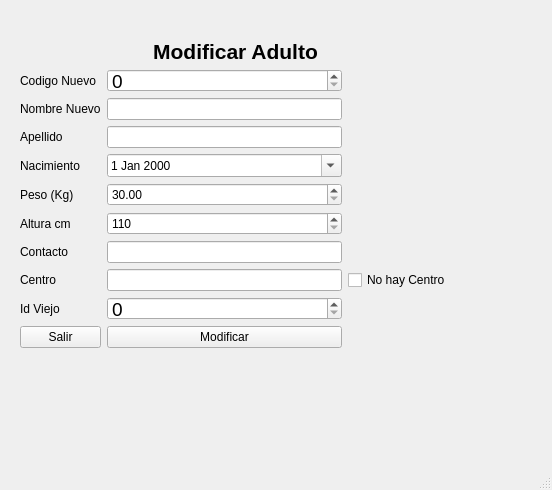
<?xml version="1.0" encoding="UTF-8"?>
<ui version="4.0">
 <class>ModificarAdulto</class>
 <widget class="QMainWindow" name="ModificarAdulto">
  <property name="geometry">
   <rect>
    <x>0</x>
    <y>0</y>
    <width>552</width>
    <height>490</height>
   </rect>
  </property>
  <property name="windowTitle">
   <string>MainWindow</string>
  </property>
  <widget class="QWidget" name="centralwidget">
   <widget class="QWidget" name="layoutWidget">
    <property name="geometry">
     <rect>
      <x>20</x>
      <y>40</y>
      <width>431</width>
      <height>308</height>
     </rect>
    </property>
    <layout class="QGridLayout" name="gridLayout">
     <item row="3" column="1">
      <widget class="QLineEdit" name="Nombre">
       <property name="maxLength">
        <number>30</number>
       </property>
      </widget>
     </item>
     <item row="0" column="0" colspan="3">
      <widget class="QLabel" name="LTitulo">
       <property name="minimumSize">
        <size>
         <width>100</width>
         <height>0</height>
        </size>
       </property>
       <property name="font">
        <font>
         <pointsize>16</pointsize>
         <weight>75</weight>
         <bold>true</bold>
        </font>
       </property>
       <property name="text">
        <string>Modificar Adulto</string>
       </property>
       <property name="alignment">
        <set>Qt::AlignCenter</set>
       </property>
      </widget>
     </item>
     <item row="11" column="0">
      <widget class="QPushButton" name="PBSalir">
       <property name="text">
        <string>Salir</string>
       </property>
      </widget>
     </item>
     <item row="5" column="0">
      <widget class="QLabel" name="label_4">
       <property name="styleSheet">
        <string notr="true">font: 75 12pt &quot;MS Shell Dlg 2&quot;;</string>
       </property>
       <property name="text">
        <string>Nacimiento</string>
       </property>
      </widget>
     </item>
     <item row="1" column="1">
      <widget class="QSpinBox" name="SBCodigo">
       <property name="font">
        <font>
         <pointsize>14</pointsize>
        </font>
       </property>
       <property name="maximum">
        <number>999999999</number>
       </property>
      </widget>
     </item>
     <item row="10" column="0">
      <widget class="QLabel" name="label_9">
       <property name="styleSheet">
        <string notr="true">font: 75 12pt &quot;MS Shell Dlg 2&quot;;</string>
       </property>
       <property name="text">
        <string>Id Viejo</string>
       </property>
      </widget>
     </item>
     <item row="11" column="1">
      <widget class="QPushButton" name="PBAgregar">
       <property name="text">
        <string>Modificar</string>
       </property>
      </widget>
     </item>
     <item row="6" column="1">
      <widget class="QDoubleSpinBox" name="DSBP">
       <property name="minimum">
        <double>30.000000000000000</double>
       </property>
       <property name="maximum">
        <double>500.000000000000000</double>
       </property>
       <property name="singleStep">
        <double>5.000000000000000</double>
       </property>
      </widget>
     </item>
     <item row="7" column="1">
      <widget class="QSpinBox" name="SBA">
       <property name="minimum">
        <number>110</number>
       </property>
       <property name="maximum">
        <number>240</number>
       </property>
      </widget>
     </item>
     <item row="1" column="0">
      <widget class="QLabel" name="label">
       <property name="styleSheet">
        <string notr="true">font: 75 12pt &quot;MS Shell Dlg 2&quot;;</string>
       </property>
       <property name="text">
        <string>Codigo Nuevo</string>
       </property>
      </widget>
     </item>
     <item row="4" column="0">
      <widget class="QLabel" name="label_3">
       <property name="styleSheet">
        <string notr="true">font: 75 12pt &quot;MS Shell Dlg 2&quot;;</string>
       </property>
       <property name="text">
        <string>Apellido</string>
       </property>
      </widget>
     </item>
     <item row="8" column="1">
      <widget class="QLineEdit" name="LC">
       <property name="maxLength">
        <number>15</number>
       </property>
      </widget>
     </item>
     <item row="7" column="0">
      <widget class="QLabel" name="label_6">
       <property name="styleSheet">
        <string notr="true">font: 75 12pt &quot;MS Shell Dlg 2&quot;;</string>
       </property>
       <property name="text">
        <string>Altura cm</string>
       </property>
      </widget>
     </item>
     <item row="8" column="0">
      <widget class="QLabel" name="label_7">
       <property name="styleSheet">
        <string notr="true">font: 75 12pt &quot;MS Shell Dlg 2&quot;;</string>
       </property>
       <property name="text">
        <string>Contacto</string>
       </property>
      </widget>
     </item>
     <item row="4" column="1">
      <widget class="QLineEdit" name="Apellido">
       <property name="maxLength">
        <number>30</number>
       </property>
      </widget>
     </item>
     <item row="3" column="0">
      <widget class="QLabel" name="label_2">
       <property name="styleSheet">
        <string notr="true">font: 75 12pt &quot;MS Shell Dlg 2&quot;;</string>
       </property>
       <property name="text">
        <string>Nombre Nuevo</string>
       </property>
      </widget>
     </item>
     <item row="9" column="1">
      <widget class="QLineEdit" name="LCen">
       <property name="maxLength">
        <number>30</number>
       </property>
      </widget>
     </item>
     <item row="9" column="0">
      <widget class="QLabel" name="label_8">
       <property name="styleSheet">
        <string notr="true">font: 75 12pt &quot;MS Shell Dlg 2&quot;;</string>
       </property>
       <property name="text">
        <string>Centro</string>
       </property>
      </widget>
     </item>
     <item row="5" column="1">
      <widget class="QDateEdit" name="DTN">
       <property name="maximumDateTime">
        <datetime>
         <hour>23</hour>
         <minute>59</minute>
         <second>59</second>
         <year>2002</year>
         <month>5</month>
         <day>19</day>
        </datetime>
       </property>
       <property name="minimumDateTime">
        <datetime>
         <hour>0</hour>
         <minute>0</minute>
         <second>0</second>
         <year>1900</year>
         <month>5</month>
         <day>19</day>
        </datetime>
       </property>
       <property name="calendarPopup">
        <bool>true</bool>
       </property>
      </widget>
     </item>
     <item row="6" column="0">
      <widget class="QLabel" name="label_5">
       <property name="styleSheet">
        <string notr="true">font: 75 12pt &quot;MS Shell Dlg 2&quot;;</string>
       </property>
       <property name="text">
        <string>Peso (Kg)</string>
       </property>
      </widget>
     </item>
     <item row="10" column="1">
      <widget class="QSpinBox" name="SBCodigoViejo">
       <property name="font">
        <font>
         <pointsize>14</pointsize>
        </font>
       </property>
       <property name="maximum">
        <number>999999999</number>
       </property>
      </widget>
     </item>
     <item row="9" column="2">
      <widget class="QCheckBox" name="CBCentro">
       <property name="text">
        <string>No hay Centro</string>
       </property>
      </widget>
     </item>
    </layout>
   </widget>
  </widget>
  <widget class="QStatusBar" name="statusbar"/>
 </widget>
 <resources/>
 <connections/>
</ui>
